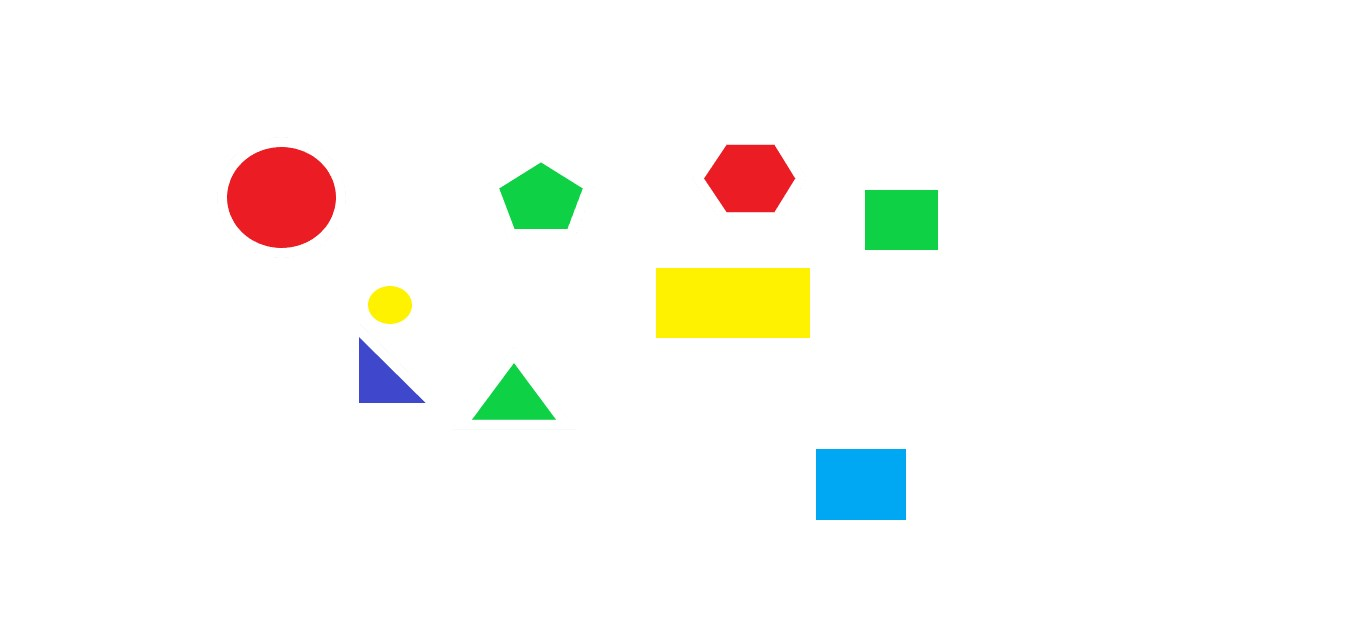
#> input picture features/old/shapes.jpg, 1350 x 619 px
$ python shape2.py shapes.jpg
#> lines starting #> are read from the running program, lines starting #| are printed output that depends on the picture; after the words box and inside, x2 and y2 are one past the last pixel; in counts of white or black regions, pixels touching at a corner belong together
import sys
import numpy as np
import cv2
import json


image_path = sys.argv[1]

img = cv2.imread(image_path)
#> img is the input picture: shape (619, 1350, 3); mean B, G, R 245.2, 249.4, 249.1
imgGrey = cv2.cvtColor(img, cv2.COLOR_BGR2GRAY)
_, thrash = cv2.threshold(imgGrey, 240, 255, cv2.THRESH_BINARY)
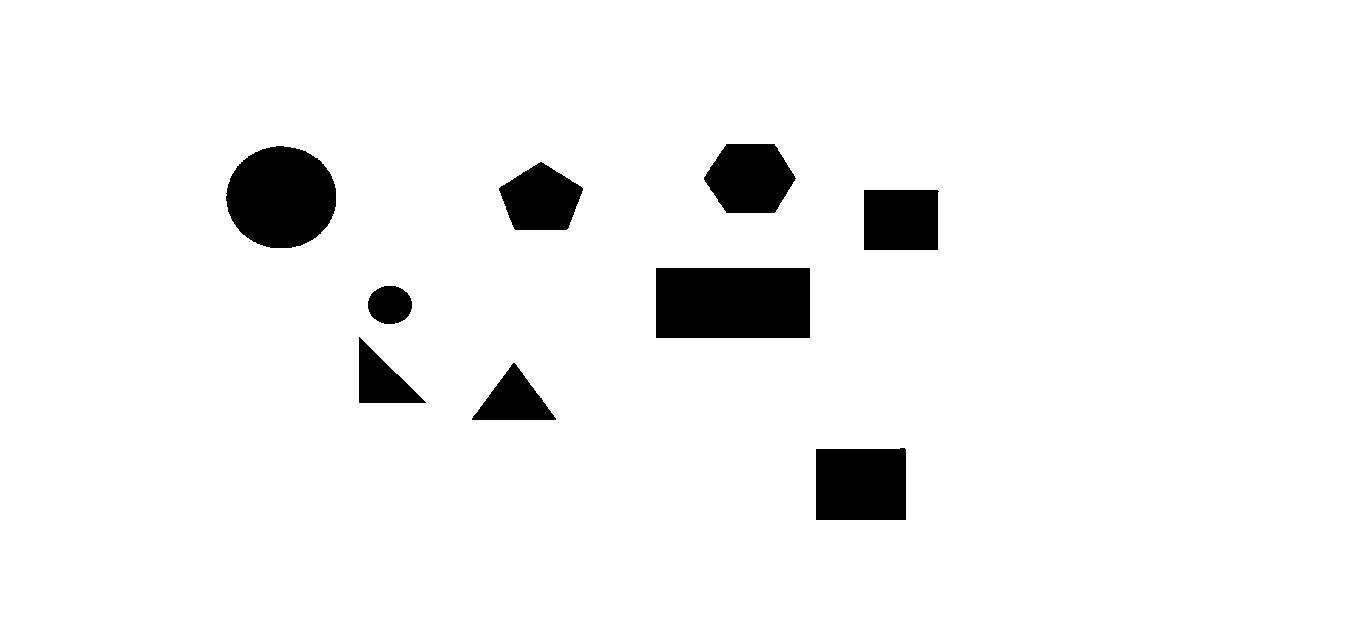
#> thrash: shape (619, 1350); 94.6% white; 9 black regions
contours, _ = cv2.findContours(thrash, cv2.RETR_TREE, cv2.CHAIN_APPROX_NONE)
#> contours = 10 contours; largest, box (x1, y1, x2, y2) and area: (0, 0, 1350, 619) 833682, (655, 267, 811, 339) 11003, (225, 145, 337, 249) 8966, (815, 447, 907, 521) 6555, (703, 143, 797, 214) 4968

largest_area = 0
largest_contour_index = -1
for i, contour in enumerate(contours):
    area = cv2.contourArea(contour)
    if area > largest_area:
        largest_area = area
        largest_contour_index = i
#> this loop made 10 passes
#> (area, largest_area, largest_contour_index) on pass 1: (833682, 833682, 0)
#> area on passes 2 to 7: 6555, 2585.5, 2339.5, 1389, 11003, 4574
#> after the loop, largest_area = 833682; largest_contour_index = 0

shape_counts = {"Triangle": 0, "Quadrilateral": 0, "Square": 0, "Rectangle": 0, "Pentagon": 0, "Hexagon": 0, "Octagon": 0, "Star": 0, "Circle": 0}

for i, contour in enumerate(contours):

    if i == largest_contour_index:
        continue

    approx = cv2.approxPolyDP(contour, 0.01 * cv2.arcLength(contour, True), True)
    x = approx.ravel()[0]
    y = approx.ravel()[1] - 5
    if len(approx) == 3:
        shape_counts["Triangle"] += 1
        cv2.putText(img, "Triangle", (x, y), cv2.FONT_ITALIC, 0.7, (0, 0, 0))
    elif len(approx) == 4:
        shape_counts["Quadrilateral"] += 1
        x, y, w, h = cv2.boundingRect(approx)
        aspectRatio = float(w) / h
        square_margin = 0.50
        if 1 - square_margin <= aspectRatio <= 1 + square_margin:
            shape_counts["Square"] += 1
            cv2.putText(img, "Square", (x, y), cv2.FONT_ITALIC, 0.7, (0, 0, 0))
        elif 1 - square_margin >= aspectRatio >= 1 + square_margin:
            shape_counts["Rectangle"] += 1
            cv2.putText(img, "Rectangle", (x, y), cv2.FONT_ITALIC, 0.7, (0, 0, 0))
    elif len(approx) == 5:
        shape_counts["Pentagon"] += 1
        cv2.putText(img, "Pentagon", (x, y), cv2.FONT_ITALIC, 0.7, (0, 0, 0))
    elif len(approx) == 6:
        shape_counts["Hexagon"] += 1
        cv2.putText(img, "Hexagon", (x, y), cv2.FONT_ITALIC, 0.7, (0, 0, 0))
    elif len(approx) == 8:
        shape_counts["Octagon"] += 1
        cv2.putText(img, "Octagon", (x, y), cv2.FONT_ITALIC, 0.7, (0, 0, 0))
    elif len(approx) == 10:
        shape_counts["Star"] += 1
        cv2.putText(img, "Star", (x, y), cv2.FONT_ITALIC, 0.7, (0, 0, 0))
    else:
        shape_counts["Circle"] += 1
        cv2.putText(img, "Circle", (x, y), cv2.FONT_ITALIC, 0.7, (0, 0, 0))

    cv2.drawContours(img, [approx], 0, (255, 255, 255), 1)
#> this loop made 10 passes
#> (approx, w, h, aspectRatio) on passes 2, 6, 7: ([[906, 449], [905, 520], [815, 519], [816, 448]], 92, 73, 1.26), ([[655, 268], [809, 267], [810, 337], [656, 338]], 156, 72, 2.17), ([[863, 190], [937, 189], [938, 249], [864, 250]], 76, 62, 1.23)
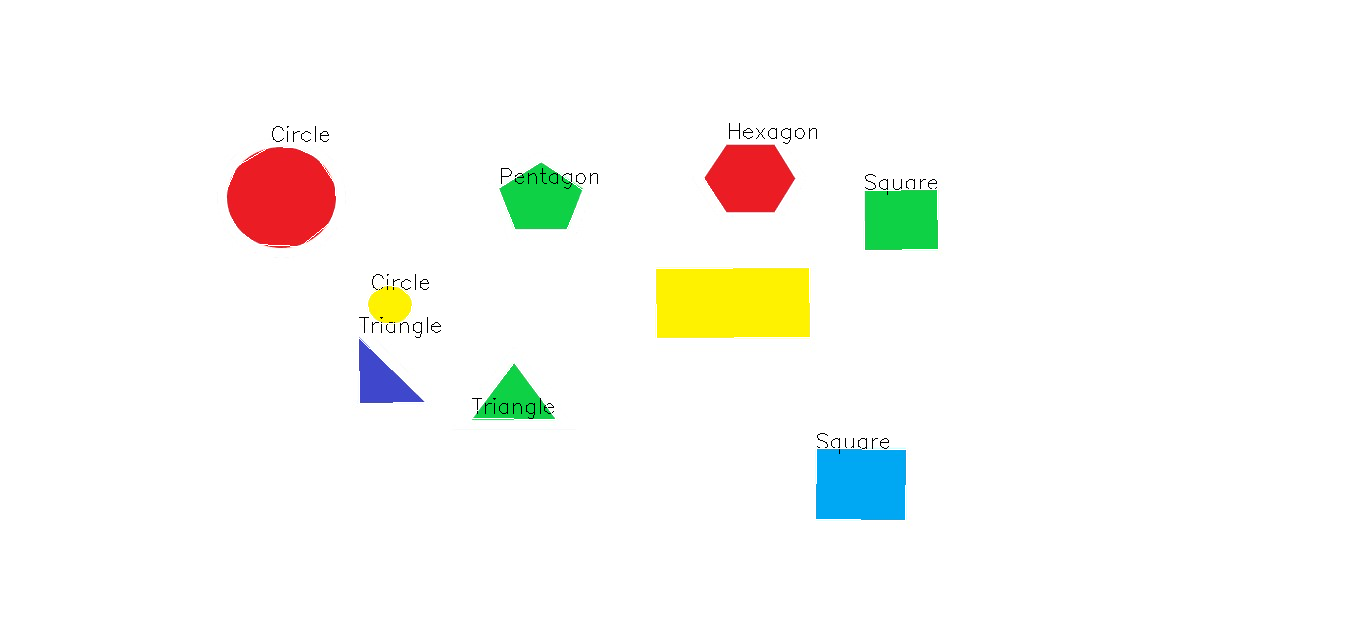
#> img: shape (619, 1350, 3); 0.45% of pixels changed, all inside (x1, y1, x2, y2) = (225, 123, 939, 521)
#> after the loop, shape_counts = 9 items
#> `hsv_img = cv2.cvtColor(img, cv2.COLOR_BGR2HSV)`: hsv_img: shape (619, 1350, 3); mean H, S, V 7, 12.4, 253.4

cv2.imwrite('processed_image3.jpg', img)

with open('shape_counts.json', 'w') as f:
    json.dump(shape_counts, f)

# Color
def find_color_regions(hsv_img, lower_bound, upper_bound):
    """Find regions of a specific color within the defined HSV range."""
    # Apply a Gaussian blur to smooth out the image
    blurred_hsv_img = cv2.GaussianBlur(hsv_img, (5, 5), 0)
#> blurred_hsv_img: shape (619, 1350, 3); mean H, S, V 7, 12.4, 253.4
    mask = cv2.inRange(blurred_hsv_img, lower_bound, upper_bound)
#> mask: shape (619, 1350); every value is 0
    # Erode and dilate the mask to remove noise
    kernel = np.ones((5, 5), np.uint8)
    mask = cv2.morphologyEx(mask, cv2.MORPH_OPEN, kernel)
    contours, _ = cv2.findContours(mask, cv2.RETR_EXTERNAL, cv2.CHAIN_APPROX_SIMPLE)
#> contours = []
    # Filter contours by area
    min_area = 500  # Adjust this value based on your image's scale and content
    large_contours = [cnt for cnt in contours if cv2.contourArea(cnt) > min_area]
#> large_contours = []
    return len(large_contours)

# Load the image
# image = sys.argv[1]
# img = cv2.imread(img)
# Convert to HSV
hsv_img = cv2.cvtColor(img, cv2.COLOR_BGR2HSV)

# Define HSV range for each color with slightly adjusted ranges for green
color_ranges = {
    "Red": ((0, 50, 20), (5, 255, 255)),
    "Green": ((36, 50, 50), (75, 255, 255)),  # Adjusted green range for clarity
    "Blue": ((89, 50, 70), (128, 255, 255)),
    "Yellow": ((18, 40, 90), (30, 255, 255)),
}

# Find regions for each color range
color_regions = {color: find_color_regions(hsv_img, np.array(lower), np.array(upper))
                 for color, (lower, upper) in color_ranges.items()}
#> in find_color_regions (call 2), `mask = cv2.inRange(blurred_hsv_img, lower_bound, upper_bound)`: mask: shape (619, 1350); 1.5% white; 115 white regions (106 under 20 px), largest, box (x1, y1, x2, y2) and area: (864, 189, 939, 251) 4495, (499, 162, 583, 230) 3979, (473, 364, 555, 421) 2477
#> in find_color_regions (call 2), `mask = cv2.morphologyEx(mask, cv2.MORPH_OPEN, kernel)`:
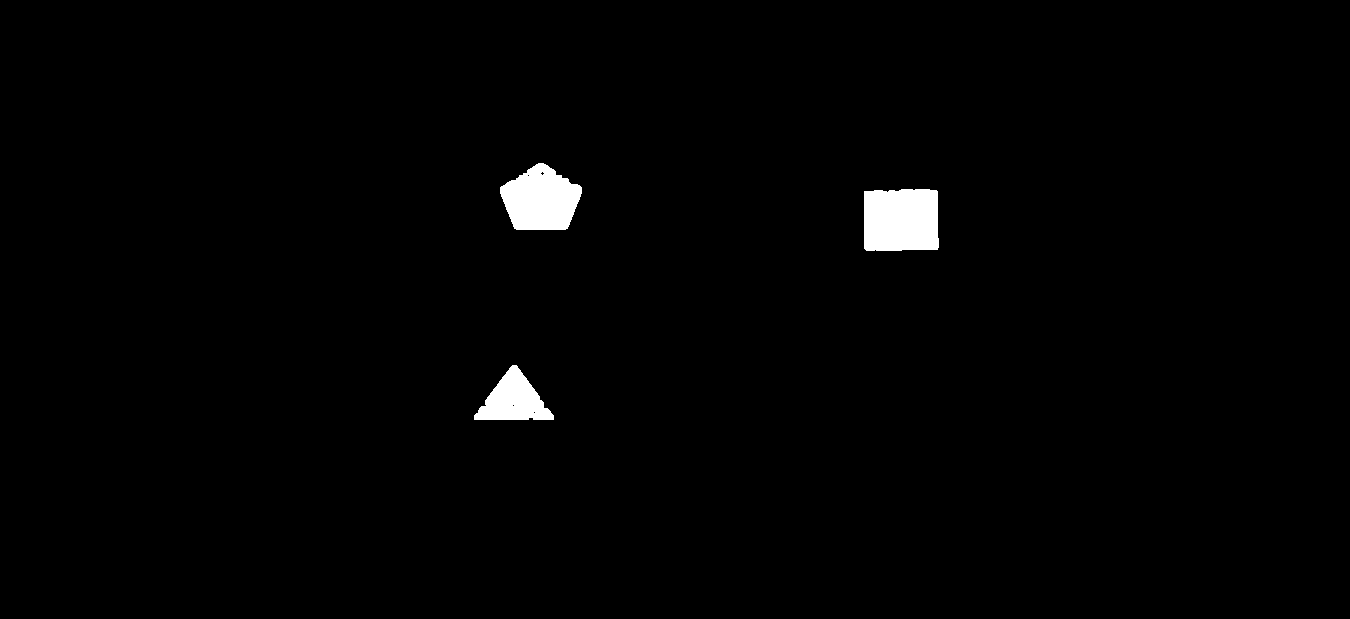
#> mask: shape (619, 1350); 1.3% white; 3 white regions
#> in find_color_regions (call 2), `contours, _ = cv2.findContours(mask, cv2.RETR_EXTERNAL, cv2.CHAIN_APPR..`: contours = 3 contours; box (x1, y1, x2, y2) and area: (864, 189, 939, 251) 4358, (500, 163, 582, 230) 3840, (474, 365, 554, 420) 2349
#> in find_color_regions (call 2), `large_contours = [cnt for cnt in contours if cv2.contourArea(cnt) > mi..`: large_contours has the same summary as contours
#> in find_color_regions (call 3), `mask = cv2.inRange(blurred_hsv_img, lower_bound, upper_bound)`: mask: shape (619, 1350); 1.1% white; 147 white regions (134 under 20 px), largest, box (x1, y1, x2, y2) and area: (817, 450, 905, 519) 5894, (359, 341, 423, 403) 2016, (263, 243, 290, 249) 66
#> in find_color_regions (call 3), `mask = cv2.morphologyEx(mask, cv2.MORPH_OPEN, kernel)`:
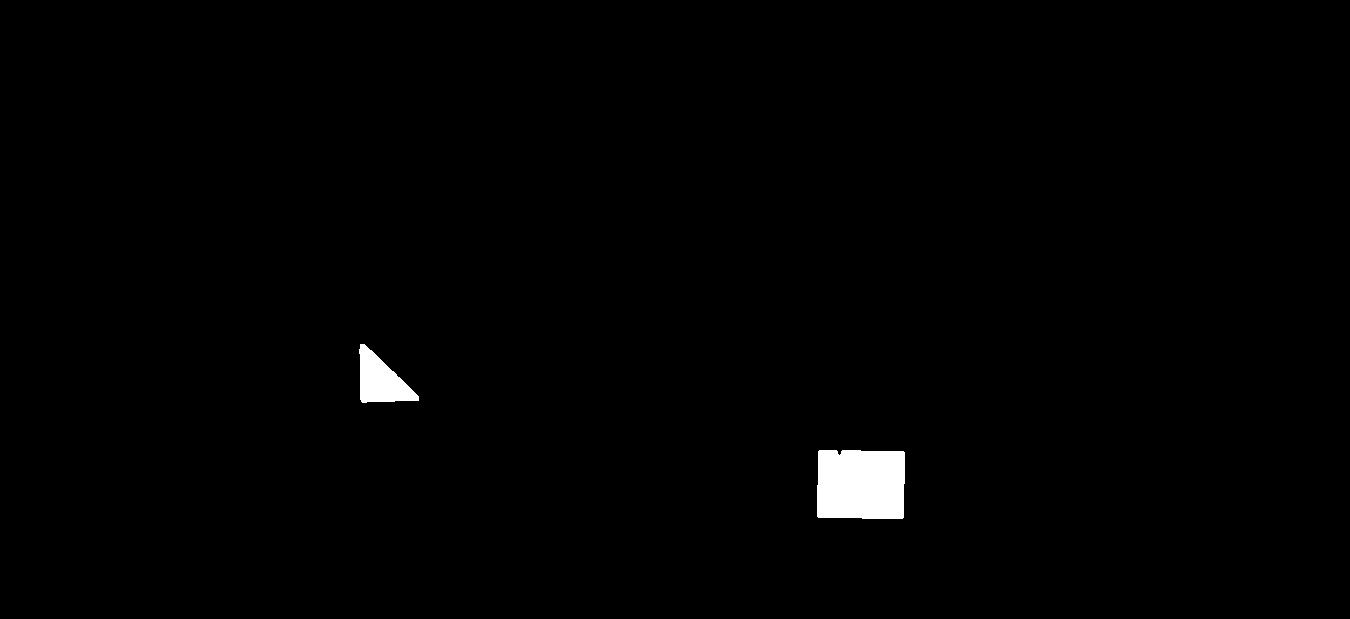
#> mask: shape (619, 1350); 0.94% white; 2 white regions
#> in find_color_regions (call 3), `contours, _ = cv2.findContours(mask, cv2.RETR_EXTERNAL, cv2.CHAIN_APPR..`: contours = 2 contours; box (x1, y1, x2, y2) and area: (817, 450, 905, 519) 5740, (359, 344, 419, 403) 1904
#> in find_color_regions (call 3), `large_contours = [cnt for cnt in contours if cv2.contourArea(cnt) > mi..`: large_contours has the same summary as contours
#> in find_color_regions (call 4), `mask = cv2.inRange(blurred_hsv_img, lower_bound, upper_bound)`:
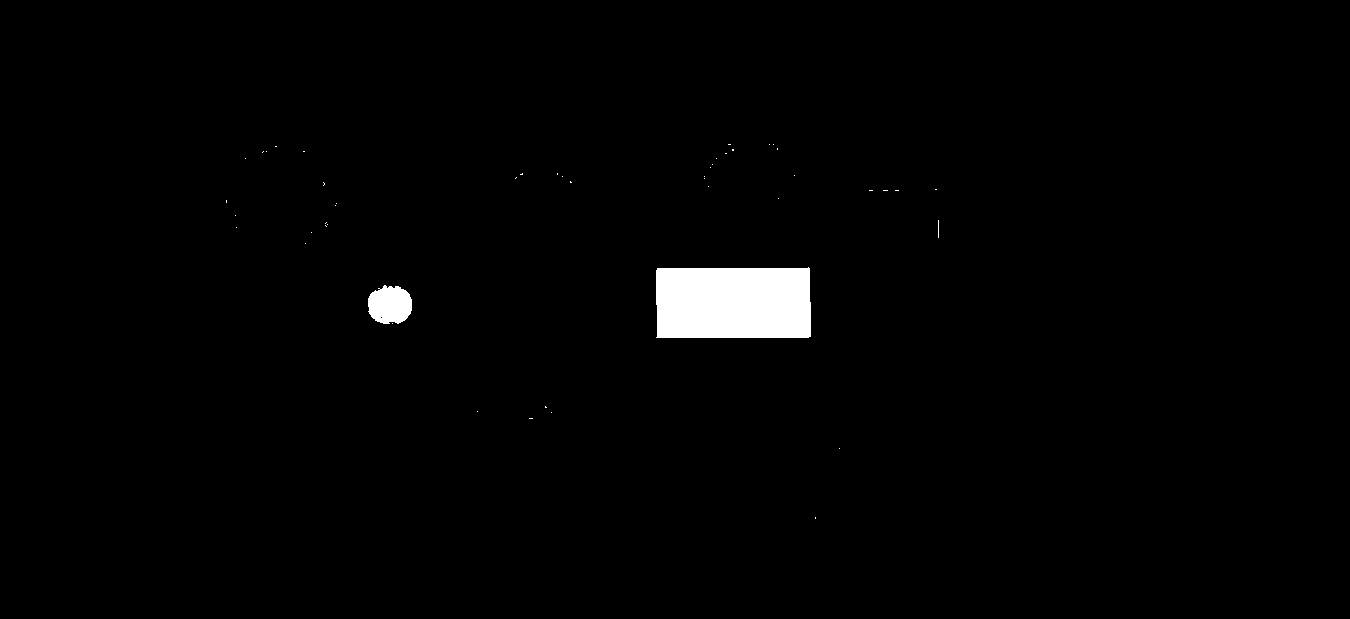
#> mask: shape (619, 1350); 1.5% white; 49 white regions (47 under 20 px), largest, box (x1, y1, x2, y2) and area: (656, 267, 811, 338) 10781, (368, 285, 412, 324) 1361
#> in find_color_regions (call 4), `mask = cv2.morphologyEx(mask, cv2.MORPH_OPEN, kernel)`: mask: shape (619, 1350); 1.4% white; 2 white regions
#> in find_color_regions (call 4), `contours, _ = cv2.findContours(mask, cv2.RETR_EXTERNAL, cv2.CHAIN_APPR..`: contours = 2 contours; box (x1, y1, x2, y2) and area: (656, 268, 811, 338) 10557, (368, 287, 412, 324) 1272
#> in find_color_regions (call 4), `large_contours = [cnt for cnt in contours if cv2.contourArea(cnt) > mi..`: large_contours has the same summary as contours
#> color_regions = {'Red': 0, 'Green': 3, 'Blue': 2, 'Yellow': 2}

# Print out the counts of regions for each color
for color, count in color_regions.items():
    print(f"{color}: {count}")
#> this loop made 4 passes
#> (color, count) on passes 1 to 4: ('Red', 0), ('Green', 3), ('Blue', 2), ('Yellow', 2)
#| Red: 0
#| Green: 3
#| Blue: 2
#| Yellow: 2
